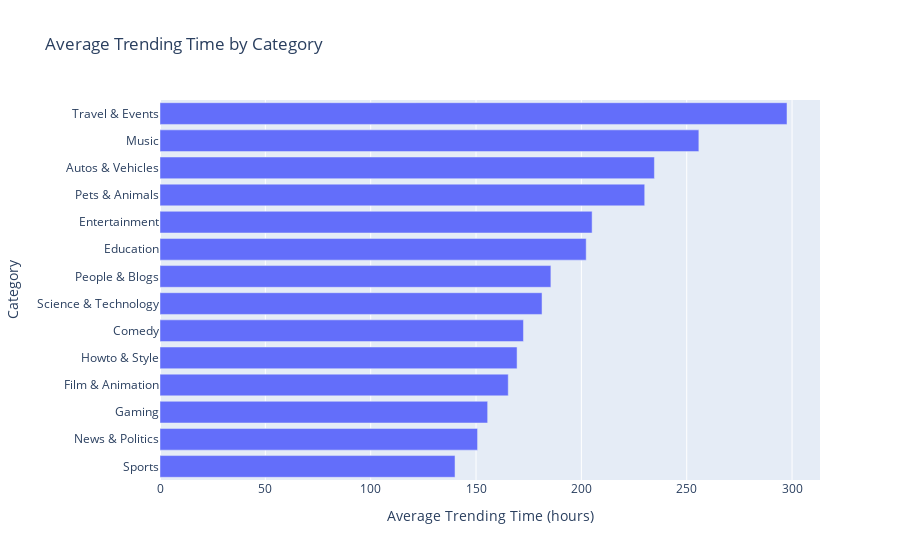

Source (notebook cell):
### Code cell
px.bar(trending_category, 
       x='trending_time', 
       y='category', 
       labels={'category': 'Category', 'trending_time': 'Average Trending Time (hours)'}, 
       title='Average Trending Time by Category')

### Figure 1 — Plotly figure (JSON) as saved in the notebook; plotly's stock layout.template omitted (floating-point values rounded to 4 significant figures)
{"data": [{"alignmentgroup": "True", "hovertemplate": "Average Trending Time (hours)=%{x}<br>Category=%{y}<extra></extra>", "legendgroup": "", "marker": {"color": "#636efa", "pattern": {"shape": ""}}, "name": "", "offsetgroup": "", "orientation": "h", "showlegend": false, "textposition": "auto", "type": "bar", "x": [140.0, 150.7, 155.5, 165.3, 169.5, 172.5, 181.3, 185.5, 202.3, 205.1, 230.1, 234.7, 255.8, 297.6], "xaxis": "x", "y": ["Sports", "News & Politics", "Gaming", "Film & Animation", "Howto & Style", "Comedy", "Science & Technology", "People & Blogs", "Education", "Entertainment", "Pets & Animals", "Autos & Vehicles", "Music", "Travel & Events"], "yaxis": "y"}], "layout": {"barmode": "relative", "legend": {"tracegroupgap": 0}, "title": {"text": "Average Trending Time by Category"}, "xaxis": {"anchor": "y", "domain": [0, 1], "title": {"text": "Average Trending Time (hours)"}}, "yaxis": {"anchor": "x", "domain": [0, 1], "title": {"text": "Category"}}}}
